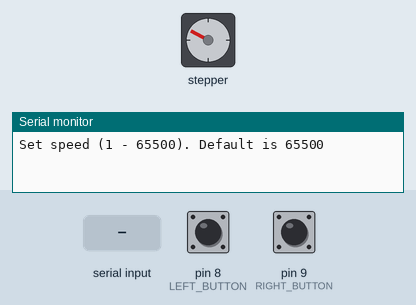
Simulated run of this sketch. Board: Arduino Uno, built with avr-gcc and run on an emulated ATmega328P. Parts: stepper motor, the last lines printed to the serial monitor. Wiring (inferred from the names in the program): stepper motor driver (200 steps per turn assumed): step pin 3; direction pin 2. Inputs (shaded band) come from the test bench; at power-on: pin 9 (RIGHT_BUTTON) LOW, pin 8 (LEFT_BUTTON) HIGH.

Above: at 1.25 s.
1.3 s: pin 9 (RIGHT_BUTTON) pulled HIGH for 3.2 s
At 7.1 s:
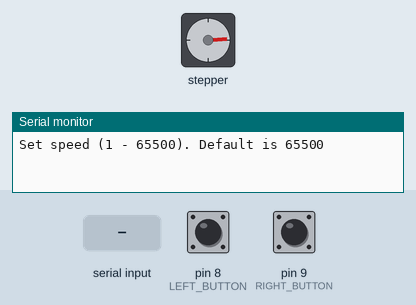
7.2 s: "90,45\n" received over Serial
At 8.8 s:
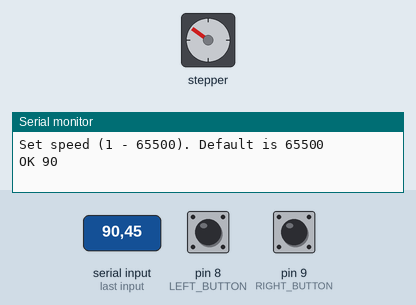
10.2 s: pin 8 (LEFT_BUTTON) pulled LOW for 3.2 s
17.9 s: pin 8 (LEFT_BUTTON) pulled LOW for 1 s
At 20.4 s:
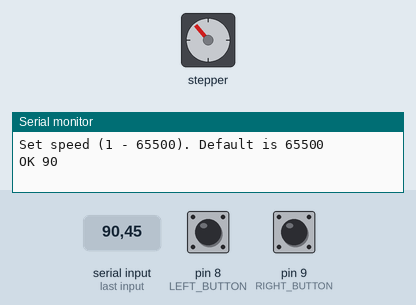
Timing chart, 0 to 39.8 s (numbered marks = the images above; inputs shaded):
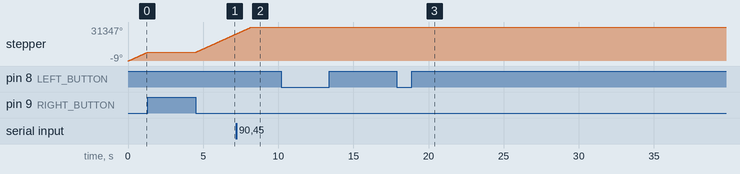

The sketch:

stepdir-driver-tester.ino
```cpp
/* Step/Dir Driver test firmware
 * Nickellick, October 2020
 * ver. 1
 */

#include <avr/io.h>
#include <avr/interrupt.h>


// Step/Dir driver connection PINS
#define STEP      3
#define DIR       2
#define DRIVER_EN 4

// IMPORTANT! DRIVER_EN is not in use right now

// Speed boarders (uint16_t)
// Magic numbers, recieved them in experiment
// For now it's just (UINT16_T - speed) wirttent in OCR1A register
#define MIN_SPEED     1
#define MAX_SPEED     65500
#define DEFAULT_SPEED 65500

// uint16_t max (needed for correct calculation of speed)
#define UINT16_T_MAX 65535

// Buttons pins
#define LEFT_BUTTON   8
#define RIGHT_BUTTON  9

// Button debounce timeout value (in mcs)
#define DEBOUNCE_DELAY_VALUE  300

// Serial Port baudrate
#define SERIAL_BAUDRATE 9600

// Global variable with current state of engine
typedef enum {
  STOP,
  LEFT,
  RIGHT
} states;

volatile states g_curr_state = LEFT;

// Raw string from serial
String raw_from_serial = "";

void setup() {
  io_init();
  timer_init();
  serial_init();
}

void io_init() {
  pinMode(STEP, OUTPUT);
  pinMode(DIR, OUTPUT);
  pinMode(LEFT_BUTTON, INPUT);
  pinMode(RIGHT_BUTTON, INPUT);
}

void timer_init() {
  cli();
  // Launch timer on CTC mode with OCR1A
  TCCR1A = 0;
  TCCR1B |= (1 << WGM12);
  // Set OCR1A value at DEFAULT_SPEED
  // Less OCR1A value => more speed
  uint16_t default_speed = UINT16_T_MAX - DEFAULT_SPEED;
  OCR1AH = default_speed >> 8;
  OCR1AL = (uint8_t)(default_speed & 0xFF);

  // Enable interrupt on CTC mode
  TIMSK1 |= (1 << OCIE1A);
  // No prescaler
  TCCR1B |= (1 << CS10);
  sei();
}

void serial_init() {
  Serial.begin(SERIAL_BAUDRATE);
  Serial.print("Set speed (" + String(MIN_SPEED) + " - " + String(MAX_SPEED) + "). Default is " + String(DEFAULT_SPEED) + "\n");
}

ISR(TIMER1_COMPA_vect)
{
  switch(g_curr_state) {
    case STOP:
      digitalWrite(STEP, STOP);
      break;
    case LEFT:
      digitalWrite(DIR, LOW);
      digitalWrite(STEP, !digitalRead(STEP));
      break;
    case RIGHT:
      digitalWrite(DIR, HIGH);
      digitalWrite(STEP, !digitalRead(STEP));
      break;
  }
}

void set_speed(uint16_t value) {
  cli();
  value = UINT16_T_MAX - value;
  OCR1AH = value >> 8;
  OCR1AL = (uint8_t)(value & 0xFF);
  sei();
}


void loop(){
  // Handle serial
  if (Serial.available()) {
    while (Serial.available()) {
      raw_from_serial = Serial.readString();
    }
    uint16_t data = atoi(raw_from_serial.c_str());
    data = data > MAX_SPEED ? MAX_SPEED : data;
    data = data < MIN_SPEED ? MIN_SPEED : data;
    set_speed(data);
    Serial.print("OK " + String(data) + "\n");
    String raw_from_serial = "";
  }

  // Handle button state
  if(!digitalRead(LEFT_BUTTON)) {
    delayMicroseconds(DEBOUNCE_DELAY_VALUE);
    if(!digitalRead(LEFT_BUTTON)) {
      g_curr_state = LEFT;
    }
  } else if (!digitalRead(RIGHT_BUTTON)) {
    delayMicroseconds(DEBOUNCE_DELAY_VALUE);
    if(!digitalRead(RIGHT_BUTTON)) {
      g_curr_state = RIGHT;
    }
  } else {
    g_curr_state = STOP;
  }
}
```
